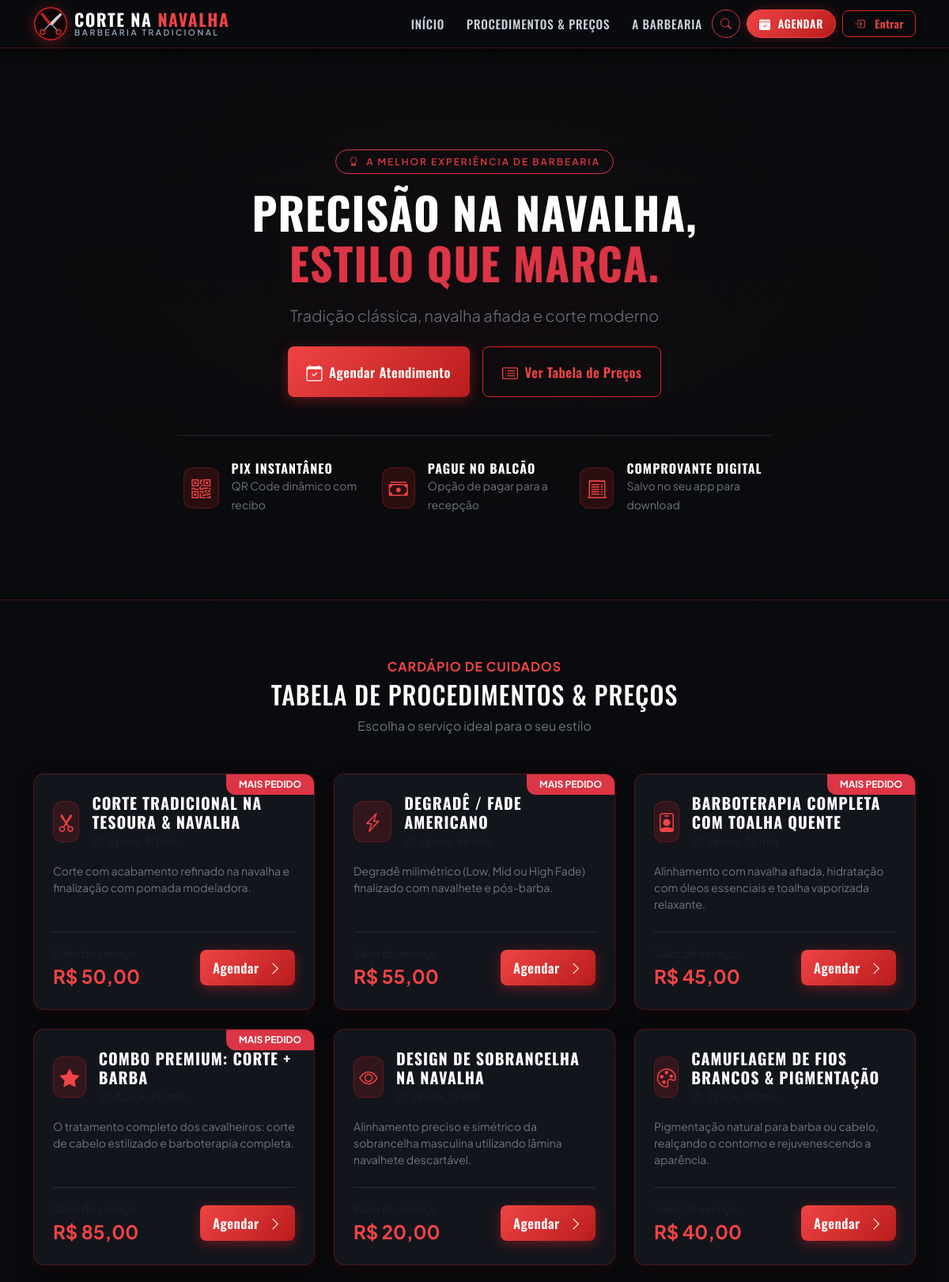
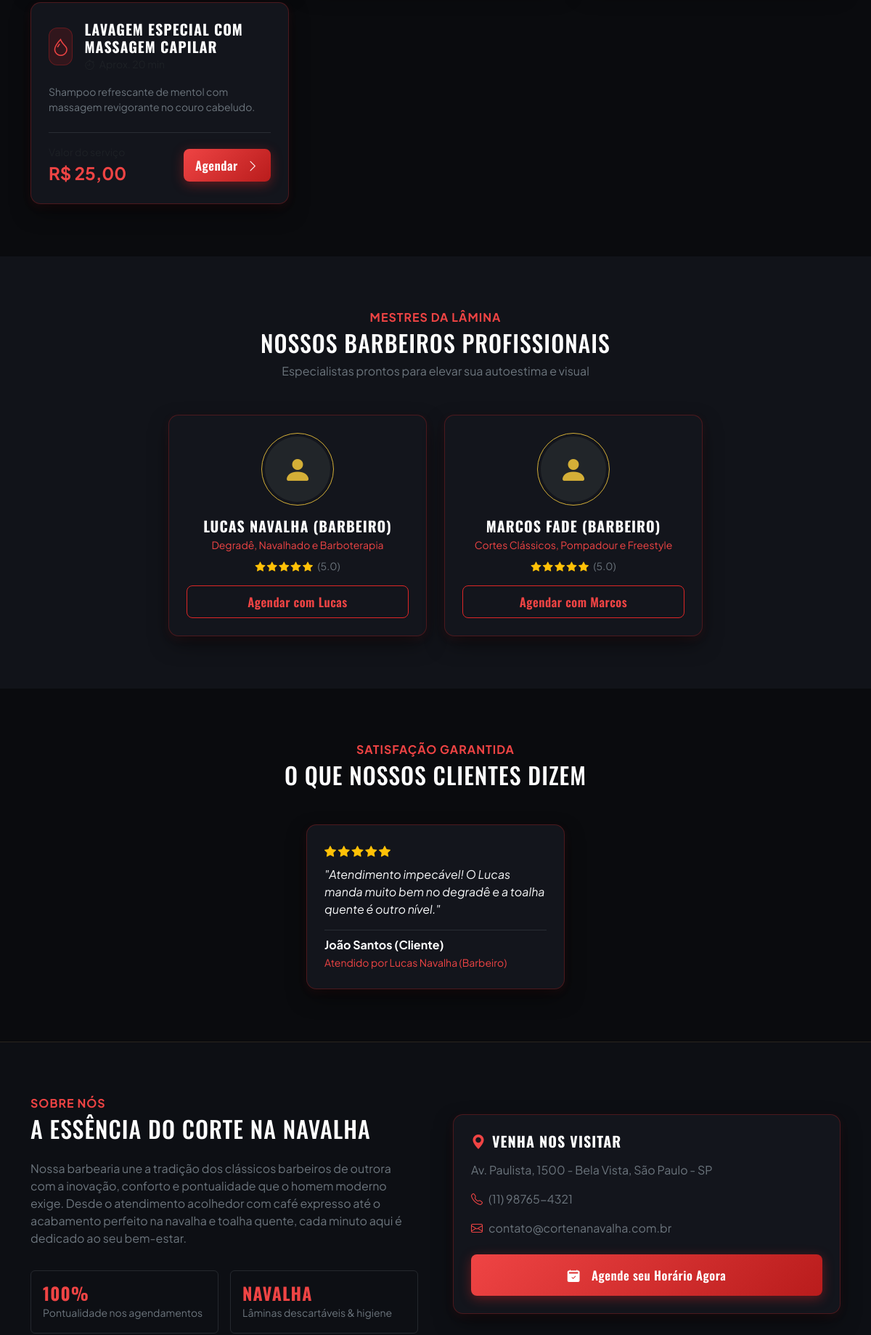
The page / (upper part) on the database its author committed (2 pictures, top to bottom).
### tables this page shows
CREATE TABLE IF NOT EXISTS `configuracao_empresa` (
    `id` INT AUTO_INCREMENT PRIMARY KEY,
    `nome_barbearia` VARCHAR(150) NOT NULL DEFAULT 'Corte na Navalha Barbearia',
    `slogan` VARCHAR(255) DEFAULT 'Tradição, estilo e precisão em cada detalhe',
    `cnpj` VARCHAR(20) DEFAULT '12.345.678/0001-90',
    `telefone` VARCHAR(20) DEFAULT '(11) 98765-4321',
    `email` VARCHAR(100) DEFAULT 'contato@cortenanavalha.com.br',
    `endereco` VARCHAR(255) DEFAULT 'Rua dos Barbeiros, 777 - Centro, São Paulo - SP',
    `horario_abertura` TIME DEFAULT '08:00:00',
    `horario_fechamento` TIME DEFAULT '20:00:00',
    `chave_pix_principal` VARCHAR(100) DEFAULT 'pix@cortenanavalha.com.br',
    `tipo_chave_pix` VARCHAR(30) DEFAULT 'E-mail',
    `atualizado_em` TIMESTAMP DEFAULT CURRENT_TIMESTAMP ON UPDATE CURRENT_TIMESTAMP
);

CREATE TABLE IF NOT EXISTS `servicos` (
    `id` INT AUTO_INCREMENT PRIMARY KEY,
    `nome` VARCHAR(100) NOT NULL,
    `descricao` TEXT,
    `preco` DECIMAL(10,2) NOT NULL,
    `tempo_minutos` INT NOT NULL DEFAULT 30,
    `icone` VARCHAR(50) DEFAULT 'bi-scissors',
    `imagem` VARCHAR(255) DEFAULT 'assets/img/servico-corte.jpg',
    `categoria` ENUM('cabelo', 'barba', 'combo', 'especial') NOT NULL DEFAULT 'cabelo',
    `destaque` TINYINT(1) DEFAULT 0,
    `ativo` TINYINT(1) DEFAULT 1,
    `criado_em` TIMESTAMP DEFAULT CURRENT_TIMESTAMP
);

CREATE TABLE IF NOT EXISTS `usuarios` (
    `id` INT AUTO_INCREMENT PRIMARY KEY,
    `nome` VARCHAR(150) NOT NULL,
    `email` VARCHAR(120) NOT NULL UNIQUE,
    `cpf` VARCHAR(20) NOT NULL UNIQUE,
    `telefone` VARCHAR(20) NOT NULL,
    `senha` VARCHAR(255) NOT NULL,
    `perfil` ENUM('cliente', 'barbeiro', 'recepcao', 'dono') NOT NULL DEFAULT 'cliente',
    `foto` VARCHAR(255) DEFAULT 'assets/img/default-avatar.png',
    `especialidade` VARCHAR(150) DEFAULT NULL,
    `chave_pix` VARCHAR(100) DEFAULT NULL,
    `tipo_chave_pix` VARCHAR(30) DEFAULT NULL,
    `comissao_percentual` DECIMAL(5,2) DEFAULT 50.00,
    `ativo` TINYINT(1) DEFAULT 1,
    `criado_em` TIMESTAMP DEFAULT CURRENT_TIMESTAMP
);

CREATE TABLE IF NOT EXISTS `avaliacoes` (
    `id` INT AUTO_INCREMENT PRIMARY KEY,
    `agendamento_id` INT NOT NULL UNIQUE,
    `cliente_id` INT NOT NULL,
    `barbeiro_id` INT NOT NULL,
    `estrelas` TINYINT NOT NULL CHECK (`estrelas` BETWEEN 1 AND 5),
    `comentario` TEXT,
    `criado_em` TIMESTAMP DEFAULT CURRENT_TIMESTAMP,
    CONSTRAINT `fk_avaliacao_agendamento` FOREIGN KEY (`agendamento_id`) REFERENCES `agendamentos` (`id`) ON DELETE CASCADE,
    CONSTRAINT `fk_avaliacao_cliente` FOREIGN KEY (`cliente_id`) REFERENCES `usuarios` (`id`) ON DELETE CASCADE,
    CONSTRAINT `fk_avaliacao_barbeiro` FOREIGN KEY (`barbeiro_id`) REFERENCES `usuarios` (`id`) ON DELETE CASCADE
);

### index.php (the view, shortened to what the rows shown need)
<?php
require_once __DIR__ . '/config/db.php';
$pdo = getDBConnection();
$empresa = getEmpresaConfig();
$stmtServicos = $pdo->query("SELECT * FROM servicos WHERE ativo = 1 ORDER BY destaque DESC, id ASC");
$servicos = $stmtServicos->fetchAll();
$stmtBarbeiros = $pdo->query("
    SELECT u.*,
           COALESCE(AVG(a.estrelas), 5.0) as media_estrelas,
           COUNT(a.id) as total_avaliacoes
    FROM usuarios u
    LEFT JOIN avaliacoes a ON a.barbeiro_id = u.id
    WHERE u.perfil = 'barbeiro' AND u.ativo = 1
    GROUP BY u.id
    ORDER BY u.id ASC
");
$barbeiros = $stmtBarbeiros->fetchAll();
$stmtAvaliacoes = $pdo->query("
    SELECT a.*, c.nome as cliente_nome, b.nome as barbeiro_nome, s.nome as servico_nome
    FROM avaliacoes a
    JOIN usuarios c ON a.cliente_id = c.id
    JOIN usuarios b ON a.barbeiro_id = b.id
    JOIN agendamentos ag ON a.agendamento_id = ag.id
    JOIN agendamento_itens ai ON ag.id = ai.agendamento_id
    JOIN servicos s ON ai.servico_id = s.id
    ORDER BY a.id DESC
    LIMIT 3
");
$avaliacoes = $stmtAvaliacoes->fetchAll();
require_once __DIR__ . '/includes/header.php';
?>
<section class="hero-section">
    <div class="container py-5">
        <div class="row align-items-center">
            <div class="col-lg-8 mx-auto text-center">
                <span class="badge border border-danger text-danger px-3 py-2 rounded-pill mb-3 text-uppercase fw-semibold" style="letter-spacing: 2px;">
                    <i class="bi bi-award me-1"></i> A Melhor Experiência de Barbearia
                </span>
                <h1 class="hero-title text-white">
                    PRECISÃO NA NAVALHA, <br><span class="text-danger">ESTILO QUE MARCA.</span>
                </h1>
                <p class="lead text-secondary mb-4 mx-auto" style="max-width: 650px;">
                    <?= htmlspecialchars($empresa['slogan'] ?? 'Tradição clássica, navalha afiada e corte moderno. Reserve seu horário em segundos com confirmação imediata.') ?>
                </p>
                <div class="d-flex flex-wrap justify-content-center gap-3">
                    <a href="<?= BASE_URL ?>/cliente/agendar.php" class="btn btn-red btn-lg px-4 py-3">
                    </a>
                    <a href="#servicos" class="btn btn-outline-red btn-lg px-4 py-3">
                    </a>
                </div>
                <div class="row g-3 mt-5 pt-3 border-top border-secondary border-opacity-25 text-start">
                    <div class="col-md-4 col-sm-6">
                    </div>
                    <div class="col-md-4 col-sm-6">
                    </div>
                    <div class="col-md-4 col-sm-12">
                    </div>
                </div>
            </div>
        </div>
    </div>
</section>
<section id="servicos" class="py-5">
    <div class="container py-4">
        <div class="text-center mb-5">
            <h2 class="text-white mt-1">Tabela de Procedimentos & Preços</h2>
        </div>
        <div class="row g-4" id="gridServicosContainer">
            <?php foreach ($servicos as $servico): ?>
                <div class="col-lg-4 col-md-6 col-servico-item">
                    <div class="barber-card card-servico-home h-100 d-flex flex-column justify-content-between p-4 position-relative">
                        <?php if ($servico['destaque']): ?>
                            <span class="position-absolute top-0 end-0 bg-danger text-white fw-bold px-3 py-1 rounded-bl small" style="border-top-right-radius: 12px; border-bottom-left-radius: 12px; font-size: 0.75rem;">
                                MAIS PEDIDO
                            </span>
                        <?php endif; ?>
                        <div>
                            <div class="d-flex align-items-center gap-3 mb-3">
                                <div class="stat-icon">
                                    <i class="bi <?= htmlspecialchars($servico['icone'] ?? 'bi-scissors') ?>"></i>
                                </div>
                                <div>
                                    <h5 class="text-white mb-0 fw-bold"><?= htmlspecialchars($servico['nome']) ?></h5>
                                    <small class="text-muted"><i class="bi bi-stopwatch me-1"></i> Aprox. <?= (int)$servico['tempo_minutos'] ?> min</small>
                                </div>
                            </div>
                            <p class="text-secondary small mb-4">
                                <?= htmlspecialchars($servico['descricao']) ?>
                            </p>
                        </div>
                        <div class="pt-3 border-top border-secondary border-opacity-25 d-flex align-items-center justify-content-between">
                            <div>
                                <span class="text-muted small d-block">Valor do serviço</span>
                                <span class="fs-4 fw-bold text-gold">R$ <?= number_format($servico['preco'], 2, ',', '.') ?></span>
                            </div>
                            <a href="<?= BASE_URL ?>/cliente/agendar.php?servico_id=<?= $servico['id'] ?>" class="btn btn-gold btn-sm px-3">
                                Agendar <i class="bi bi-chevron-right ms-1"></i>
                            </a>
                        </div>
                    </div>
                </div>
            <?php endforeach; ?>
        </div>
    </div>
</section>
<section class="py-5" style="background: #111319;">
    <div class="container py-4">
        <div class="text-center mb-5">
            <h2 class="text-white mt-1">Nossos Barbeiros Profissionais</h2>
        </div>
        <div class="row g-4 justify-content-center">
            <?php foreach ($barbeiros as $b): ?>
                <div class="col-lg-4 col-md-6">
                    <div class="barber-card text-center p-4">
                        <div class="position-relative d-inline-block mb-3">
                            <div class="rounded-circle border border-warning p-1 d-inline-block" style="border-color: var(--gold) !important;">
                                <div class="rounded-circle bg-dark d-flex align-items-center justify-content-center" style="width: 90px; height: 90px; font-size: 2.5rem; color: var(--gold);">
                                    <i class="bi bi-person-fill"></i>
                                </div>
                            </div>
                        </div>
                        <h5 class="text-white fw-bold mb-1"><?= htmlspecialchars($b['nome']) ?></h5>
                        <p class="text-gold small mb-2"><?= htmlspecialchars($b['especialidade'] ?? 'Barbeiro Especialista') ?></p>
                        <div class="text-warning small mb-3">
                            <?php
                                $media = round((float)$b['media_estrelas']);
                                for ($i = 1; $i <= 5; $i++):
                            ?>
                                <i class="bi <?= ($i <= $media) ? 'bi-star-fill text-warning' : 'bi-star text-secondary' ?>"></i>
                            <?php endfor; ?>
                            <span class="text-secondary ms-1">(<?= number_format($b['media_estrelas'], 1) ?>)</span>
                        </div>
                        <a href="<?= BASE_URL ?>/cliente/agendar.php?barbeiro_id=<?= $b['id'] ?>" class="btn btn-outline-gold btn-sm w-100">
                            Agendar com <?= htmlspecialchars(explode(' ', $b['nome'])[0]) ?>
                        </a>
                    </div>
                </div>
            <?php endforeach; ?>
        </div>
    </div>
</section>
<?php if (!empty($avaliacoes)): ?>
<section class="py-5">
    <div class="container py-4">
        <div class="text-center mb-5">
            <h2 class="text-white mt-1">O que nossos clientes dizem</h2>
        </div>
        <div class="row g-4 justify-content-center">
            <?php foreach ($avaliacoes as $av): ?>
                <div class="col-lg-4 col-md-6">
                    <div class="barber-card p-4 h-100 d-flex flex-column justify-content-between">
                        <div>
                            <div class="text-warning mb-2">
                                <?php for ($s = 1; $s <= 5; $s++): ?>
                                    <i class="bi <?= ($s <= $av['estrelas']) ? 'bi-star-fill' : 'bi-star' ?>"></i>
                                <?php endfor; ?>
                            </div>
                            <p class="text-light fst-italic mb-3">
                                "<?= htmlspecialchars($av['comentario']) ?>"
                            </p>
                        </div>
                        <div class="border-top border-secondary border-opacity-25 pt-2">
                            <strong class="text-white d-block"><?= htmlspecialchars($av['cliente_nome']) ?></strong>
                            <small class="text-gold">Atendido por <?= htmlspecialchars($av['barbeiro_nome']) ?></small>
                        </div>
                    </div>
                </div>
            <?php endforeach; ?>
        </div>
    </div>
</section>
<?php endif; ?>
<section id="sobre" class="py-5" style="background: #0d0f14; border-top: 1px solid rgba(197, 160, 89, 0.15);">
    <div class="container py-4">
        <div class="row align-items-center g-5">
            <div class="col-lg-6">
                <h2 class="text-white mt-1 mb-4">A Essência do Corte na Navalha</h2>
            </div>
            <div class="col-lg-6">
                <div class="barber-card p-4">
                    <h5 class="text-white fw-bold mb-3"><i class="bi bi-geo-alt-fill text-gold me-2"></i>Venha nos Visitar</h5>
                    <p class="text-secondary mb-3"><?= htmlspecialchars($empresa['endereco'] ?? 'São Paulo - SP') ?></p>
                    <p class="text-secondary mb-3"><i class="bi bi-telephone text-gold me-2"></i><?= htmlspecialchars($empresa['telefone'] ?? '(11) 98765-4321') ?></p>
                    <p class="text-secondary mb-4"><i class="bi bi-envelope text-gold me-2"></i><?= htmlspecialchars($empresa['email'] ?? 'contato@cortenanavalha.com.br') ?></p>
                    <a href="<?= BASE_URL ?>/cliente/agendar.php" class="btn btn-gold w-100 py-3">
                        <i class="bi bi-calendar2-check-fill me-2"></i> Agende seu Horário Agora
                    </a>
                </div>
            </div>
        </div>
    </div>
</section>
<?php require_once __DIR__ . '/includes/footer.php'; ?>

### rows shown on the page
configuracao_empresa: slogan "Tradição clássica, navalha afiada e corte moderno", endereco "Av. Paulista, 1500 - Bela Vista, São Paulo - SP", telefone "(11) 98765-4321", email "contato@cortenanavalha.com.br"
servicos: destaque "MAIS PEDIDO", nome "CORTE TRADICIONAL NA TESOURA & NAVALHA", descricao "Corte com acabamento refinado na navalha e finalização com pomada modeladora.", preco "50,00"
servicos: destaque "MAIS PEDIDO", nome "DEGRADÊ / FADE AMERICANO", descricao "Degradê milimétrico (Low, Mid ou High Fade) finalizado com navalhete e pós-barba.", preco "55,00"
servicos: destaque "MAIS PEDIDO", nome "BARBOTERAPIA COMPLETA COM TOALHA QUENTE", descricao "Alinhamento com navalha afiada, hidratação com óleos essenciais e toalha vaporizada relaxante.", preco "45,00"
servicos: destaque "MAIS PEDIDO", nome "COMBO PREMIUM: CORTE + BARBA", descricao "O tratamento completo dos cavalheiros: corte de cabelo estilizado e barboterapia completa.", preco "85,00"
servicos: nome "DESIGN DE SOBRANCELHA NA NAVALHA", descricao "Alinhamento preciso e simétrico da sobrancelha masculina utilizando lâmina navalhete descartável.", preco "20,00"
servicos: nome "CAMUFLAGEM DE FIOS BRANCOS & PIGMENTAÇÃO", descricao "Pigmentação natural para barba ou cabelo, realçando o contorno e rejuvenescendo a aparência.", preco "40,00"
servicos: nome "LAVAGEM ESPECIAL COM MASSAGEM CAPILAR", descricao "Shampoo refrescante de mentol com massagem revigorante no couro cabeludo.", preco "25,00"
usuarios: nome "LUCAS NAVALHA (BARBEIRO)", especialidade "Degradê, Navalhado e Barboterapia", media_estrelas "5.0", nome "Lucas"
usuarios: nome "MARCOS FADE (BARBEIRO)", especialidade "Cortes Clássicos, Pompadour e Freestyle", media_estrelas "5.0", nome "Marcos"
avaliacoes: estrelas 5 (drawn), comentario "Atendimento impecável! O Lucas manda muito bem no degradê e a toalha quente é outro nível.", cliente.nome "João Santos (Cliente)", barbeiro.nome "Lucas Navalha (Barbeiro)"
